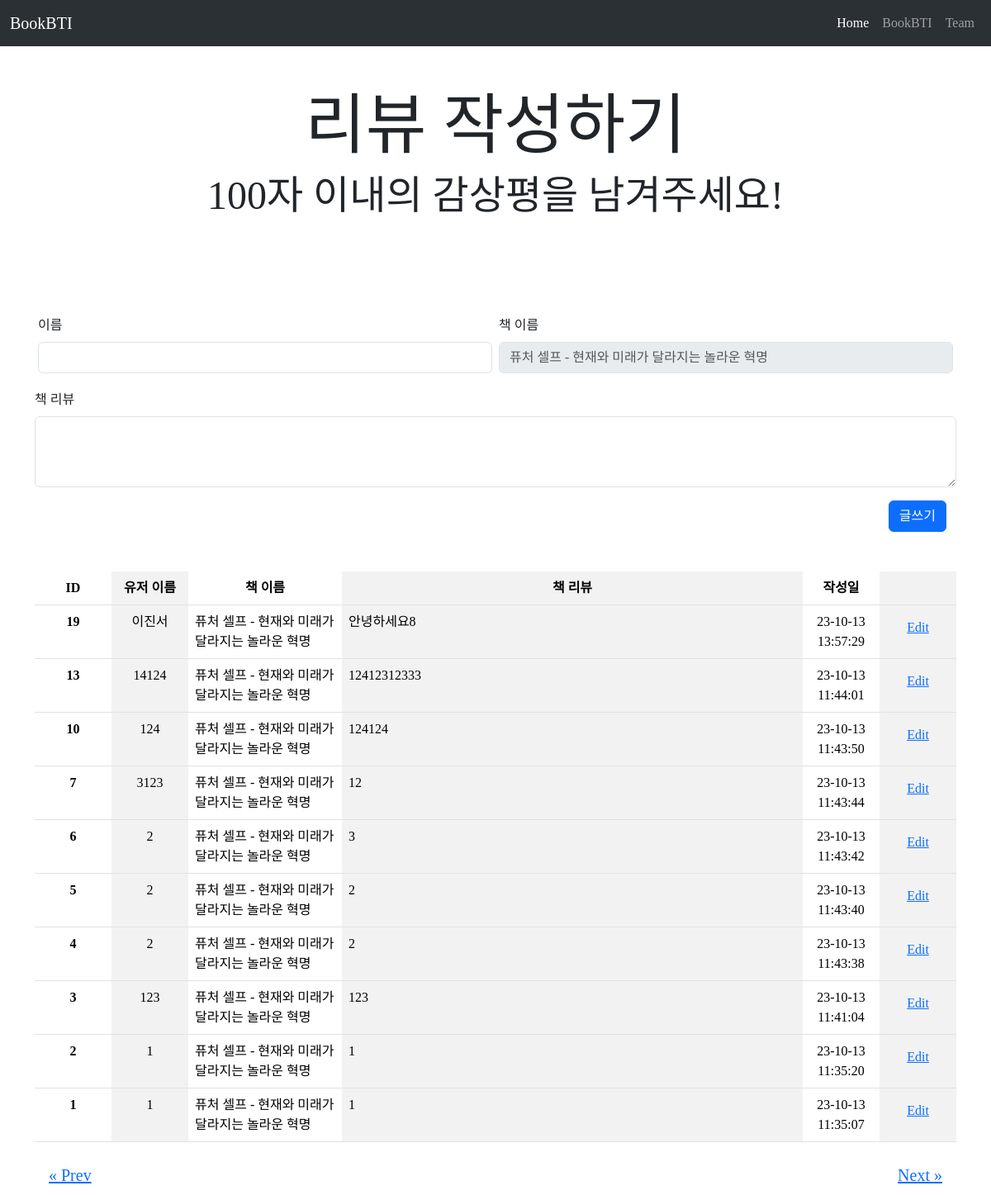
Screenshot of /review/9791192389325/1 with the database file from the repository.
### app.py (models this page shows)
class Bestseller(db.Model):
  bookIsbn = db.Column(db.String(20), primary_key=True)
  bookTitle = db.Column(db.String(255), nullable=False)
  bookAuthor = db.Column(db.String(255), nullable=False)

class Review(db.Model):
  id = db.Column(db.Integer, primary_key=True)
  time = db.Column(db.String(30), nullable=False)
  userName = db.Column(db.String(255), nullable=False)
  bookIsbn = db.Column(db.String(20), nullable=False)
  bookTitle = db.Column(db.String(255), nullable=False)
  bookReview = db.Column(db.String(255))

### app.py (the view)
@app.route('/review/<bookIsbn>/<page>')
def review_filter(bookIsbn, page):
  offset = (int(page) - 1) * 10
  id = Review.query.order_by(Review.id.desc()).first()
  idNum = id.id + 1 if id else 1
  bookList = Bestseller.query.filter_by(bookIsbn=bookIsbn).first()
  filteredList = Review.query.filter_by(bookIsbn=bookIsbn).order_by(Review.id.desc()).offset(offset).limit(10).all()
  return render_template('review.html', filteredData=filteredList, bookData=bookList, id=idNum)

### templates/review.html (shortened to what this page needs)
<!DOCTYPE html>
<html lang="en">
<head>
	<link href="https://cdn.jsdelivr.net/npm/bootstrap@5.3.1/dist/css/bootstrap.min.css" rel="stylesheet"
>
</head>
<body>
	<nav class="navbar navbar-expand-lg bg-body-tertiary d-flex justify-content-between" data-bs-theme="dark">
		<div class="container-fluid">
			<a class="navbar-brand" href="{{ url_for('main') }}">BookBTI</a>
			<div class="collapse navbar-collapse justify-content-end" id="navbarNav">
				<ul class="navbar-nav">
					<li class="nav-item">
						<a class="nav-link active" aria-current="page" href="{{ url_for('main') }}">Home</a>
					</li>
					<li class="nav-item">
						<a class="nav-link" href="{{ url_for('test') }}">BookBTI</a>
					</li>
					<li class="nav-item">
						<a class="nav-link" href="{{ url_for('team') }}">Team</a>
					</li>
				</ul>
			</div>
		</div>
	</nav>
	<div class="container text-center pt-5">
		<div class="row mb-5">
			<h1 class="display-1 text-center">리뷰 작성하기</h1>
			<p class="display-5 text-center">100자 이내의 감상평을 남겨주세요!</p>
		</div>
	</div>
	<div class="container pt-5 mb-5">
		<form action="{{ url_for('review_write') }}" method="get">
			<div class="mb-3 d-flex justify-content-evenly">
				<div class="flex-fill m-1">
					<label for="exampleFormControlInput1" class="form-label">이름</label>
					<input type="text" class="form-control" name="userName">
				</div>
				<div class="flex-fill m-1">
					<label for="exampleFormControlInput1" class="form-label">책 이름</label>
					<input class="form-control" type="text" placeholder="{{ bookData.bookTitle }}"
						aria-label="Disabled input example" disabled>
				</div>
			</div>
			<div class="mb-3">
				<label for="exampleFormControlTextarea1" class="form-label">책 리뷰</label>
				<textarea class="form-control" name="bookReview" rows="3"></textarea>
			</div>
			<div class="container d-flex justify-content-end">
				<button type="submit" class="btn btn-primary">글쓰기</button>
			</div>
		</form>
	</div>
	<div class="container">
		<table class="table table-striped-columns">
			<thead>
				<tr>
					<th class="col-1 text-center" scope="col">ID</th>
					<th class="col-1 text-center" scope="col">유저 이름</th>
					<th class="col-2 text-center" scope="col">책 이름</th>
					<th class="col-6 text-center" scope="col">책 리뷰</th>
					<th class="col-1 text-center" scope="col">작성일</th>
					<th class="col-1" scope="col"></th>
				</tr>
			</thead>
			<tbody>
				{% for review in filteredData %}
				<tr>
					<th class="text-center" scope="row">{{ review.id }}</th>
					<td class="text-center">{{ review.userName }}</td>
					<td>{{ review.bookTitle }}</td>
					<td>{{ review.bookReview }}</td>
					<td class="text-center">{{ review.time }}</td>
					<td class="text-center">
						<button type="button" class="btn btn-link" data-bs-toggle="modal"
							data-bs-target="#exampleModal{{ loop.index }}">
							Edit
						</button>
					</td>
				</tr>
				{% endfor %}
			</tbody>
		</table>
	</div>
	<div class="container d-flex justify-content-between">
		<button type="button" class="btn btn-link btn-lg" id="prevBtn">&laquo; Prev</button>
		<button type="button" class="btn btn-link btn-lg" id="nextBtn">Next &raquo</button>
	</div>
</body>
</html>

### templates/review.html (style rules this page uses)
body { font-family: "Pretendard-Regular"; }

### rows the page displays
Bestseller: bookTitle "퓨처 셀프 - 현재와 미래가 달라지는 놀라운 혁명"
Review: id "19", userName "이진서", bookTitle "퓨처 셀프 - 현재와 미래가 달라지는 놀라운 혁명", bookReview "안녕하세요8", time "23-10-13 13:57:29"
Review: id "13", userName "14124", bookTitle "퓨처 셀프 - 현재와 미래가 달라지는 놀라운 혁명", bookReview "12412312333", time "23-10-13 11:44:01"
Review: id "10", userName "124", bookTitle "퓨처 셀프 - 현재와 미래가 달라지는 놀라운 혁명", bookReview "124124", time "23-10-13 11:43:50"
Review: id "7", userName "3123", bookTitle "퓨처 셀프 - 현재와 미래가 달라지는 놀라운 혁명", bookReview "12", time "23-10-13 11:43:44"
Review: id "6", userName "2", bookTitle "퓨처 셀프 - 현재와 미래가 달라지는 놀라운 혁명", bookReview "3", time "23-10-13 11:43:42"
Review: id "5", userName "2", bookTitle "퓨처 셀프 - 현재와 미래가 달라지는 놀라운 혁명", bookReview "2", time "23-10-13 11:43:40"
Review: id "4", userName "2", bookTitle "퓨처 셀프 - 현재와 미래가 달라지는 놀라운 혁명", bookReview "2", time "23-10-13 11:43:38"
Review: id "3", userName "123", bookTitle "퓨처 셀프 - 현재와 미래가 달라지는 놀라운 혁명", bookReview "123", time "23-10-13 11:41:04"
Review: id "2", userName "1", bookTitle "퓨처 셀프 - 현재와 미래가 달라지는 놀라운 혁명", bookReview "1", time "23-10-13 11:35:20"
Review: id "1", userName "1", bookTitle "퓨처 셀프 - 현재와 미래가 달라지는 놀라운 혁명", bookReview "1", time "23-10-13 11:35:07"
